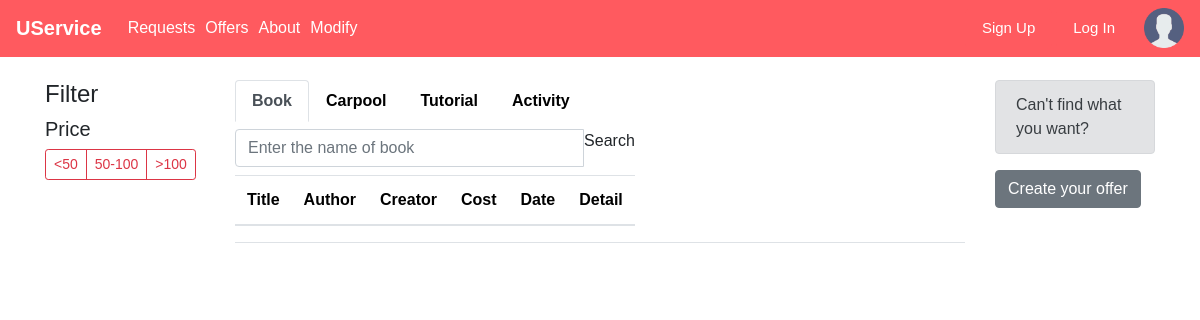
/USERVICE/searchrequest/, run on an earlier commit of the app's database.
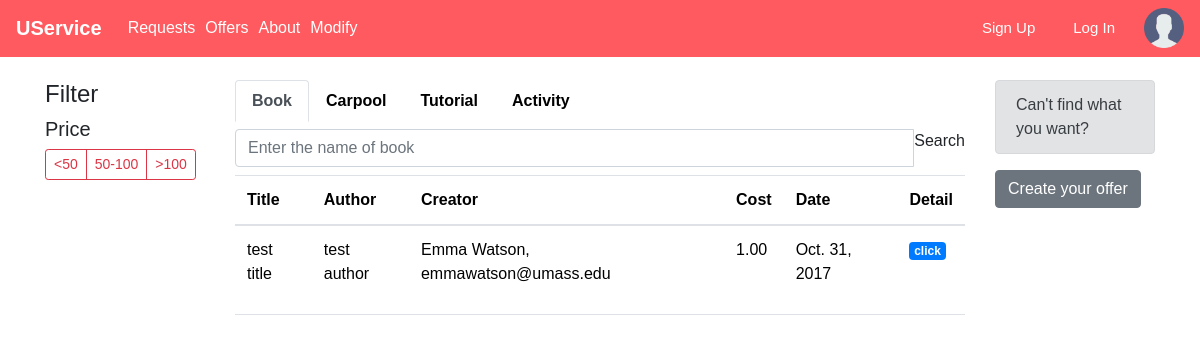
And on a later commit of the database.
### USERVICE/models.py (models this page shows, shortened)
class Textbook_Trading(models.Model):
    title = models.CharField(max_length=200)
    author = models.CharField(max_length=200)
    description = models.TextField(max_length=1000, help_text="Enter a brief description of the book")
    creator=models.ForeignKey(Profile,on_delete=models.SET_NULL,null=True)
    date=models.DateField(null=True,blank=True)
    cost=models.DecimalField(max_digits=4,decimal_places=2,default=Decimal('0.00'))
    request=models.BooleanField(default=False)
    offer=models.BooleanField(default=False)
    def get_absolute_url(self):
         return reverse('textbook-Detail', args=[str(self.id)])

class Profile(models.Model):
    user = models.ForeignKey(User, on_delete=models.SET_NULL, null=True)
    review = models.CharField(max_length=500, help_text="Review")
    RATING = (
        ('vb', 'Very Bad'),
        ('b', 'Bad'),
        ('g', 'Good'),
        ('vg', 'Very Good'),
    )
    rating = models.CharField(max_length=1, choices=RATING, blank=True, default='vb', help_text='Rate Me')
    def __str__(self):
        return '%s' % (self.user)

class User(models.Model):
    name = models.CharField(max_length=100, help_text="Name")
    email = models.CharField(max_length=100, help_text="Email")
    password = models.CharField(max_length=10, help_text="Password")
    def __str__(self):
        return '%s, %s' % (self.name, self.email)

### USERVICE/views.py (the view)
class requestListView(generic.ListView):
    context_object_name = "requestlist"
    template_name = 'searchRequest.html'
    queryset = Textbook_Trading.objects.all()
    def get_context_data(self, **kwargs):
        context = super(requestListView, self).get_context_data(**kwargs)
        context['books'] = Textbook_Trading.objects.filter(request=True)
        context['carpools'] = Carpool.objects.filter(request=True)
        context['tutors'] = Tutor.objects.filter(request=True)
        context['activitys'] = Activity.objects.filter(request=True)
        return context

### USERVICE/models.py (called while the page is built)
    def get_absolute_url(self):
        return reverse('activity-Detail', args=[str(self.id)])

    def get_absolute_url(self):
        return reverse('carpool-Detail', args=[str(self.id)])

    def get_absolute_url(self):
        return reverse('tutor-Detail', args=[str(self.id)])

### USERVICE/templates/searchRequest.html (shortened to what this page needs)
{% extends "base_generic.html" %}
{% block extra_head %}
{% load static %}
<link rel="stylesheet" href="{% static 'css/search.css' %}">
{% endblock %}
{% block content %}
      <div class="container">
        <div class="row">
          <div class="col-lg-2 col-md-3">
              <h4>Filter</h4>
              <h5>Price</h5>
              <div class="btn-group btn-group-sm" role="group" aria-label="price">
                <button type="button" class="btn btn-outline-danger"><50</button>
                <button type="button" class="btn btn-outline-danger">50-100</button>
                <button type="button" class="btn btn-outline-danger">>100</button>
              </div>
          </div>
          <div class="col-lg-8 col-md-6">
            <nav class="nav nav-tabs" id="myTab" role="tablist">
              <a class="nav-item nav-link active" id="nav-book-tab" data-toggle="tab" href="#nav-book" role="tab" aria-controls="nav-home" aria-expanded="true">Book</a>
              <a class="nav-item nav-link" id="nav-carpool-tab" data-toggle="tab" href="#nav-carpool" role="tab" aria-controls="nav-carpool">Carpool</a>
              <a class="nav-item nav-link" id="nav-tutorial-tab" data-toggle="tab" href="#nav-tutorial" role="tab" aria-controls="nav-tutorial">Tutorial</a>
              <a class="nav-item nav-link" id="nav-activity-tab" data-toggle="tab" href="#nav-activity" role="tab" aria-controls="nav-activity">Activity</a>
              <div class="tab-content" id="nav-tabContent">
                <div class="tab-pane fade show active" id="nav-book" role="tabpanel" aria-labelledby="nav-book-tab">
                  <div class="input-group">
                    <input type="text" class="form-control" placeholder="Enter the name of book" aria-describedby="book">
                    <span class="input-group-addon" id="book">Search</span>
                  </div>
                    <table class="table table-hover">
                      <thead>
                        <tr>
                          <th>Title</th>
                          <th>Author</th>
                          <th>Creator</th>
                          <th>Cost</th>
                          <th>Date</th>
                          <th>Detail</th>
                        </tr>
                      </thead>
                      <tbody>
                        {% for book in books %}
                          <tr>
                            <td><a>{{ book.title }}</a></td>
                            <td><a>{{ book.author }}</a></td>
                            <td><a>{{ book.creator}}</a></td>
                            <td><a>{{ book.cost }}</a></td>
                            <td><a>{{ book.date}}</a></td>
                            <td><a class="badge badge-primary" href="{{ book.get_absolute_url }}">click</a></td>
                          </tr>
                        {% endfor %}
                      </tbody>
                  </table>
                </div>
              </div>
            </div>
          <div class="col-lg-2 col-md-3">
            <div class="alert alert-secondary" role="alert">
              Can't find what you want?
            </div>
            <button  type="button" class="btn btn-secondary" name="button"><a href="{% url 'addoffer' %}">Create your offer</a></button>
          </div>
        </div>
      </div>
{% endblock %}

What changed in the data, as far as the page shows it:
added Textbook_Trading: title "test title", author "test author", creator "Emma Watson, emmawatson@umass.edu", cost "1.00", date "Oct. 31, 2017"
